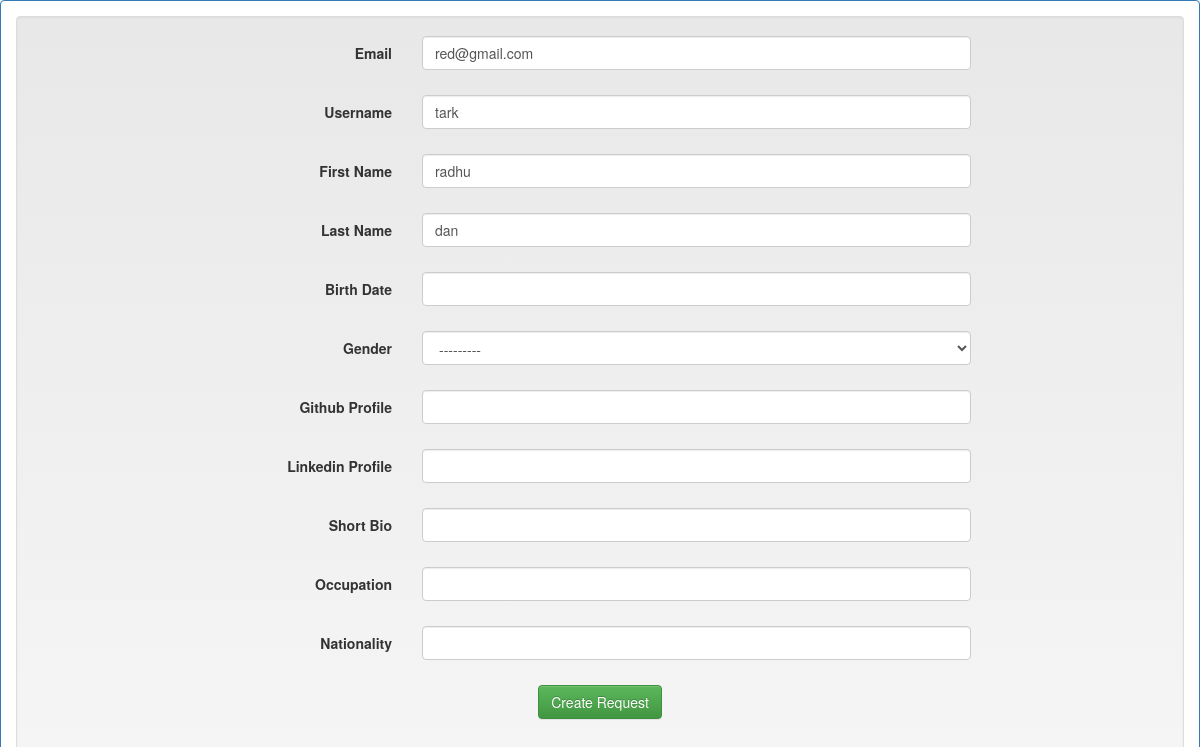
Screenshot of /register/user/profile/edit (signed in) with the database file from the repository.
### register/models.py (models this page shows, shortened)
class User(AbstractBaseUser):
    user_id = models.AutoField(primary_key=True)
    user_first_name = models.CharField(_('First Name'), max_length=32, blank=True, null=True,
                                       validators=[RegexValidator(regex='^[A-Za-z]*$')])
    user_last_name = models.CharField(_('Last Name'), max_length=32, blank=True, null=True,
                                      validators=[RegexValidator(regex='^[A-Za-z]*$')])
    email = models.EmailField(_('Email'), db_index=True, unique=True)
    user_dob = models.DateField(_('Birth Date'), blank=True, null=True)
    user_gender = models.CharField(_('Gender'), max_length=1, choices=GENDER, blank=True, null=True)
    user_github = models.CharField(_('Github Profile'),max_length=100,blank=True )
    user_linkedin = models.CharField(_('Linkedin Profile'),max_length=100,blank=True )
    user_bio = models.CharField(_('Short Bio'), max_length=1000,blank=True )
    user_occupation = models.CharField(_('Occupation'), max_length=100,blank=True )
    user_nationality = models.CharField(_('Nationality'), max_length=100,blank=True )
    date_joined = models.DateTimeField(auto_now_add=True)
    username = models.CharField(_('username'), max_length=32, blank=False, unique=True)
    is_active = models.BooleanField(default=True)
    is_admin = models.BooleanField(default=False)
    objects = MyUserManager()
    USERNAME_FIELD = 'email'
    REQUIRED_FIELDS = ['username']

### register/views.py (the view, shortened to what this page needs)
class UserProfileUpdateView(LoginRequiredMixin, CurrentUserMixin, UpdateView):
    model = User
    fields = user_fields + user_extra_fields
    template_name = 'user_profile_update.html'
    success_url = '/register/user/profile/edit/success'

### register/templatetags/register_extras.py (called while the page is built)
@register.filter(name='addcss')
def addcss(field, css):
   return field.as_widget(attrs={"class":css})

### register/views.py (called while the page is built)
    def get_object(self, *args, **kwargs):
        try: obj = super(CurrentUserMixin, self).get_object(*args, **kwargs)
        except AttributeError: obj = self.request.user
        return obj

### register/templates/user_profile_update.html (shortened to what this page needs)
{% load register_extras %}
{%  load staticfiles %}
<!DOCTYPE html>
<html lang="en">
<head>
   <title></title>    <link rel="stylesheet" href="{%  static 'css/bootstrap.min.css' %}">
<link rel="stylesheet" href="{%  static 'css/bootstrap-theme.min.css' %}">
</head>
<body><div class="panel panel-primary">
   <div class="panel-body">
       <form class="form-horizontal well" id="registerForm" method="POST"
             enctype="multipart/form-data" action="">
           <fieldset>
               {% csrf_token %} {% load tz %}
               {% for field in form.visible_fields %}
                   <div id="div_{{ field.html_name }}"
                        class="form-group{% if field.errors %} has-error{% endif%}">
                       <label class="col-sm-4 control-label" for="{{ field.id_for_label }}">
                           {{ field.label }}
                       </label>
                       <div class="col-md-6 cnt-inpt">
                           {{ field|addcss:"form-control" }}
                       </div>
                   </div>
               {% endfor %}
               {% for hidden in user_form.hidden_fields %} {{ hidden }} {% endfor %}                <div class="form-group" style="text-align:center">
                   <a href="#tf-courses">
                       <button type="submit" data-loading-text="Creating request..."
                               class="btn btn-success solution_buttons">Create Request  </button></a>
               </div>
           </fieldset>
       </form>
   </div>
</div>
</body>
</html>

### rows the page displays
User: visible_fields "red@gmail.com" "tark" "radhu" "dan" "---------"

### other values shown
{{ field.label }} "Email" "Username" "First Name" "Last Name" "Birth Date" "Gender" "Github Profile" "Linkedin Profile" "Short Bio" "Occupation" "Nationality"
